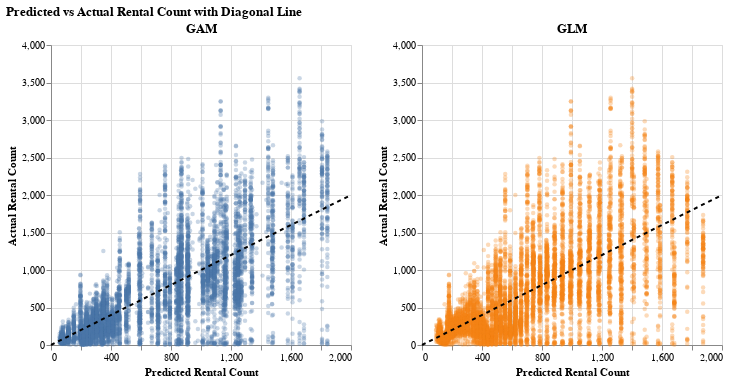

The notebook cell saved with this chart:
### Markdown cell above
#### Interpretation:  
To model the nonlinear effect of time of day on bike rental demand, we fit a Generalized Additive Model (GAM) using a Negative Binomial distribution. The model included:  
- A smooth spline term for Hour
- Linear effects for season (with Autumn as the reference category)
- A binary indicator for holidays
- The GAM achieved a better fit than both the Poisson and Negative Binomial GLMs. It showed a lower residual deviance (3,850 vs. 4,769) and a higher log-likelihood (–61,942 vs. –62,401) than the standard Negative Binomial GLM, confirming the benefit of capturing nonlinear temporal structure.
  
The estimated smooth function for Hour is shown above.  
  
The curve reveals a clear nonlinear pattern in rental demand:  
- Rental activity is lowest between midnight and 5 AM, reflecting minimal overnight usage.
- Starting around 6 AM, demand begins rising sharply.
- A broad plateau appears between 8 AM and 5 PM, suggesting steady demand during work hours.
- A second peak emerges between 6 PM and 9 PM, likely due to evening commutes or leisure use.
- After 10 PM, demand begins to drop again.
- The flexible smoothing provided by the GAM captures these subtle variations much more effectively than models assuming a linear hourly trend.
  
Seasonal and holiday effects were also consistent with expectations:  
- Summer increases rental activity by about 14% compared to autumn.
- Spring shows a 22% decrease, while Winter brings a substantial 74% reduction.
- On holidays, rentals are roughly 15% lower than regular days.

  
Overall, the GAM not only fits better statistically but also offers a more interpretable representation of daily and seasonal demand dynamics.

### Code cell
# Create Predicted vs Actual for both GLM and GAM
# Get predictions
y_pred_glm = nb_result.predict()
y_pred_gam = gam_result.predict()

# Combine with actual values
glm_df = pd.DataFrame({
    'Actual': y,
    'Predicted': y_pred_glm,
    'Model': 'GLM'
})

gam_df = pd.DataFrame({
    'Actual': y,
    'Predicted': y_pred_gam,
    'Model': 'GAM'
})

# Set axis limits
x_max = 2000
y_max = 4000

gam_scatter = alt.Chart(gam_df).mark_circle(size=20, opacity=0.3, color="#4C78A8").encode(
    x=alt.X('Predicted:Q', scale=alt.Scale(domain=[0, x_max]), title='Predicted Rental Count'),
    y=alt.Y('Actual:Q', scale=alt.Scale(domain=[0, y_max]), title='Actual Rental Count')
).properties(
    title='GAM',
    width=300,
    height=300
)

gam_line = alt.Chart(pd.DataFrame({'Predicted': [0, x_max], 'Actual': [0, x_max]})).mark_line(
    strokeDash=[4, 4], color='black'
).encode(x='Predicted:Q', y='Actual:Q')

glm_scatter = alt.Chart(glm_df).mark_circle(size=20, opacity=0.3, color="#F58518").encode(
    x=alt.X('Predicted:Q', scale=alt.Scale(domain=[0, x_max]), title='Predicted Rental Count'),
    y=alt.Y('Actual:Q', scale=alt.Scale(domain=[0, y_max]), title='Actual Rental Count')
).properties(
    title='GLM',
    width=300,
    height=300
)

glm_line = alt.Chart(pd.DataFrame({'Predicted': [0, x_max], 'Actual': [0, x_max]})).mark_line(
    strokeDash=[4, 4], color='black'
).encode(x='Predicted:Q', y='Actual:Q')

# Combine the two side by side
chart = (gam_scatter + gam_line) | (glm_scatter + glm_line)

# Add common title
chart = chart.properties(
    title='Predicted vs Actual Rental Count with Diagonal Line'
)

chart

### Figure 1 — Vega-Lite specification as saved in the notebook (floating-point values rounded to 4 significant figures; data arrays with more than 128 entries replaced by an {"elided": "..."} marker saying what was removed)
{"config": {"view": {"continuousWidth": 300, "continuousHeight": 300}}, "hconcat": [{"layer": [{"data": {"name": "data-76d572c7503b169117bebe56d4125966"}, "mark": {"type": "circle", "color": "#4C78A8", "opacity": 0.3, "size": 20}, "encoding": {"x": {"field": "Predicted", "scale": {"domain": [0, 2000]}, "title": "Predicted Rental Count", "type": "quantitative"}, "y": {"field": "Actual", "scale": {"domain": [0, 4000]}, "title": "Actual Rental Count", "type": "quantitative"}}, "title": "GAM"}, {"data": {"name": "data-7f7191b089f3f3c97390dcfcf8261879"}, "mark": {"type": "line", "color": "black", "strokeDash": [4, 4]}, "encoding": {"x": {"field": "Predicted", "type": "quantitative"}, "y": {"field": "Actual", "type": "quantitative"}}}], "height": 300, "width": 300}, {"layer": [{"data": {"name": "data-57234aa59ad7928987113ac3ee77efe1"}, "mark": {"type": "circle", "color": "#F58518", "opacity": 0.3, "size": 20}, "encoding": {"x": {"field": "Predicted", "scale": {"domain": [0, 2000]}, "title": "Predicted Rental Count", "type": "quantitative"}, "y": {"field": "Actual", "scale": {"domain": [0, 4000]}, "title": "Actual Rental Count", "type": "quantitative"}}, "title": "GLM"}, {"data": {"name": "data-7f7191b089f3f3c97390dcfcf8261879"}, "mark": {"type": "line", "color": "black", "strokeDash": [4, 4]}, "encoding": {"x": {"field": "Predicted", "type": "quantitative"}, "y": {"field": "Actual", "type": "quantitative"}}}], "height": 300, "width": 300}], "title": "Predicted vs Actual Rental Count with Diagonal Line", "$schema": "https://vega.github.io/schema/vega-lite/v5.8.0.json", "datasets": {"data-76d572c7503b169117bebe56d4125966": {"elided": "8465 records"}, "data-7f7191b089f3f3c97390dcfcf8261879": [{"Predicted": 0, "Actual": 0}, {"Predicted": 2000, "Actual": 2000}], "data-57234aa59ad7928987113ac3ee77efe1": {"elided": "8465 records"}}}
